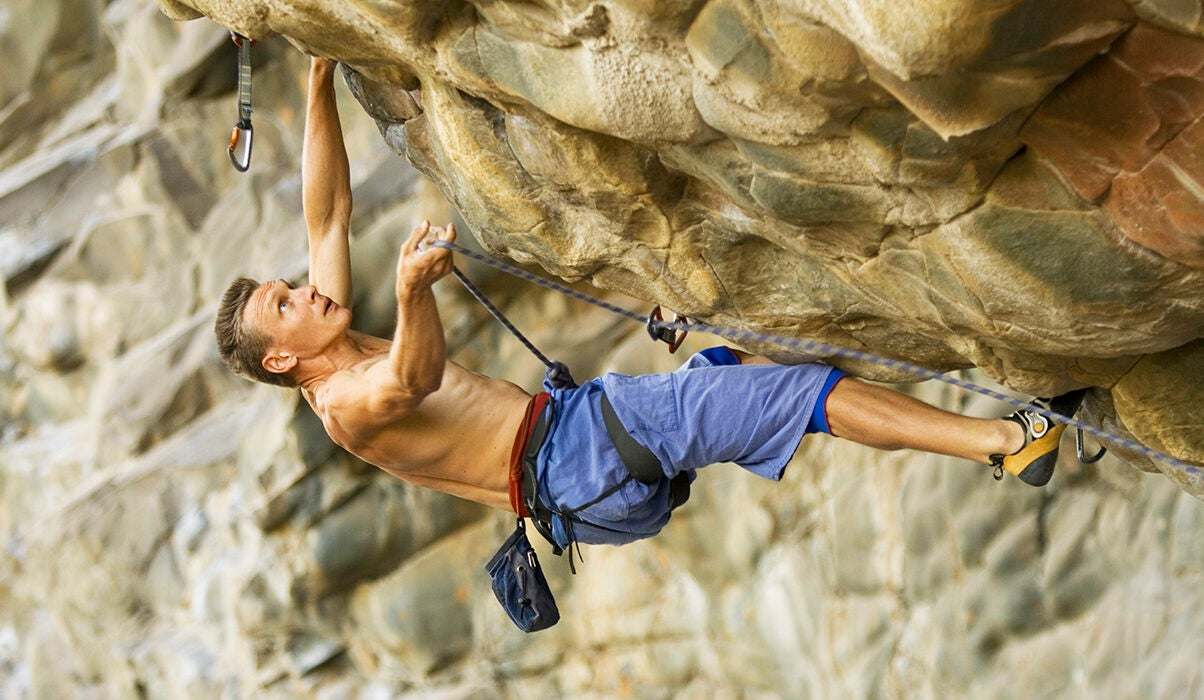
#> input picture rock_climbing.jpg, 1204 x 700 px, given in place of the camera
$ python colorDetection.py
#> lines starting #> are read from the running program, lines starting #| are printed output that depends on the picture; after the words box and inside, x2 and y2 are one past the last pixel; in counts of white or black regions, pixels touching at a corner belong together
import cv2
import numpy as np
cap=cv2.VideoCapture(0)

while True:

    ret,frame=cap.read()
#> frame is the input picture: shape (700, 1204, 3); mean B, G, R 110.9, 143.6, 159.2
    hsv_frame=cv2.cvtColor(frame,cv2.COLOR_BGR2HSV)
#> hsv_frame: shape (700, 1204, 3); mean H, S, V 26.5, 96, 162.1

    # color range
    # RED
    low_red=np.array([161,155,84])
    high_red=np.array([179,255,255])
    red_mask=cv2.inRange(hsv_frame,low_red,high_red)
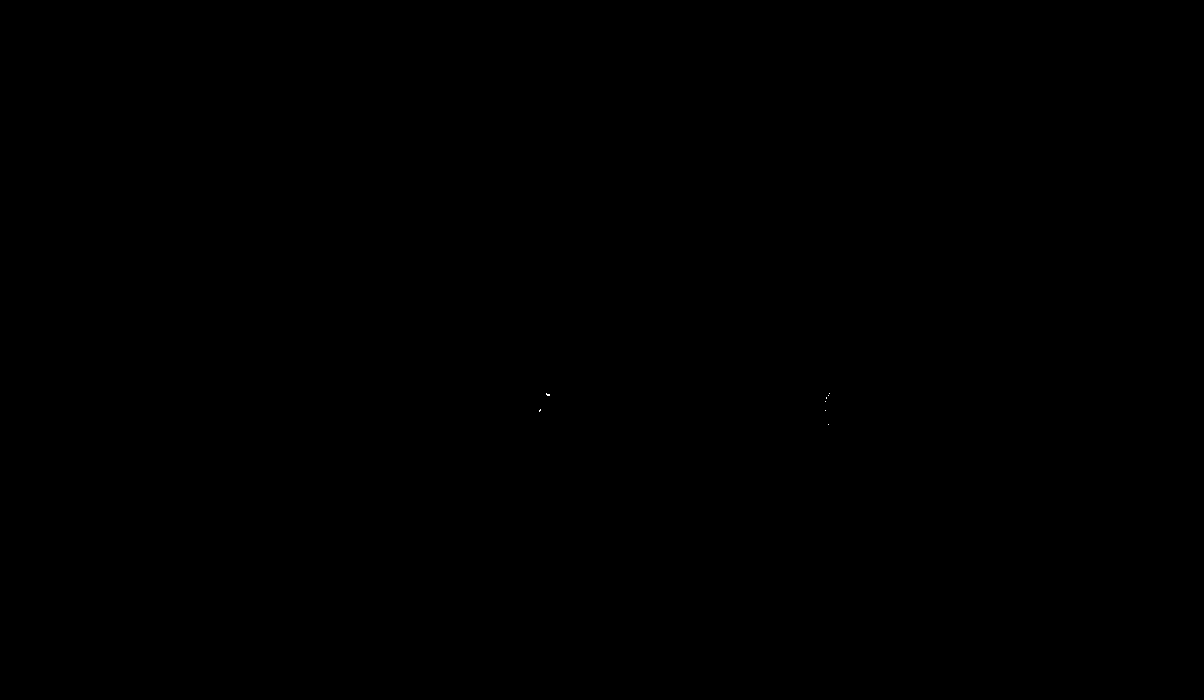
#> red_mask: shape (700, 1204); 0% white in thin lines or dots, all inside (x1, y1, x2, y2) = (539, 393, 830, 425)
    red=cv2.bitwise_and(frame,frame,mask=red_mask)
    # Blue
    low_blue=np.array([94,80,2])
    high_blue=np.array([126,255,255])
    blue_mask=cv2.inRange(hsv_frame,low_blue,high_blue)
#> blue_mask: shape (700, 1204); 3.7% white; 67 white regions (58 under 20 px), largest, box (x1, y1, x2, y2) and area: (534, 364, 846, 549) 28789, (491, 557, 536, 628) 1155, (688, 346, 740, 369) 693
    blue=cv2.bitwise_and(frame,frame,mask=blue_mask)

    # Green
    low_green=np.array([25,52,72])
    high_green=np.array([102,255,255])
    green_mask=cv2.inRange(hsv_frame,low_green,high_green)
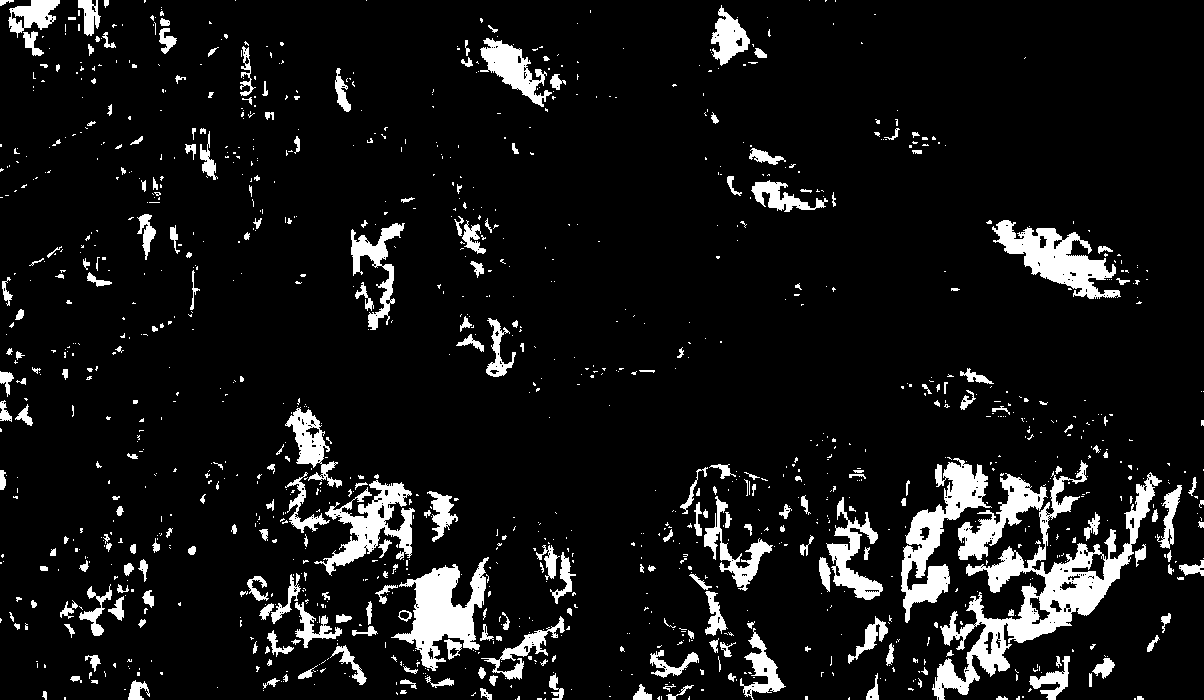
#> green_mask: shape (700, 1204); 8.8% white; 1225 white regions (952 under 20 px), largest, box (x1, y1, x2, y2) and area: (932, 460, 1162, 700) 11277, (901, 458, 992, 623) 4828, (391, 557, 489, 671) 4701
    green=cv2.bitwise_and(frame,frame,mask=green_mask)
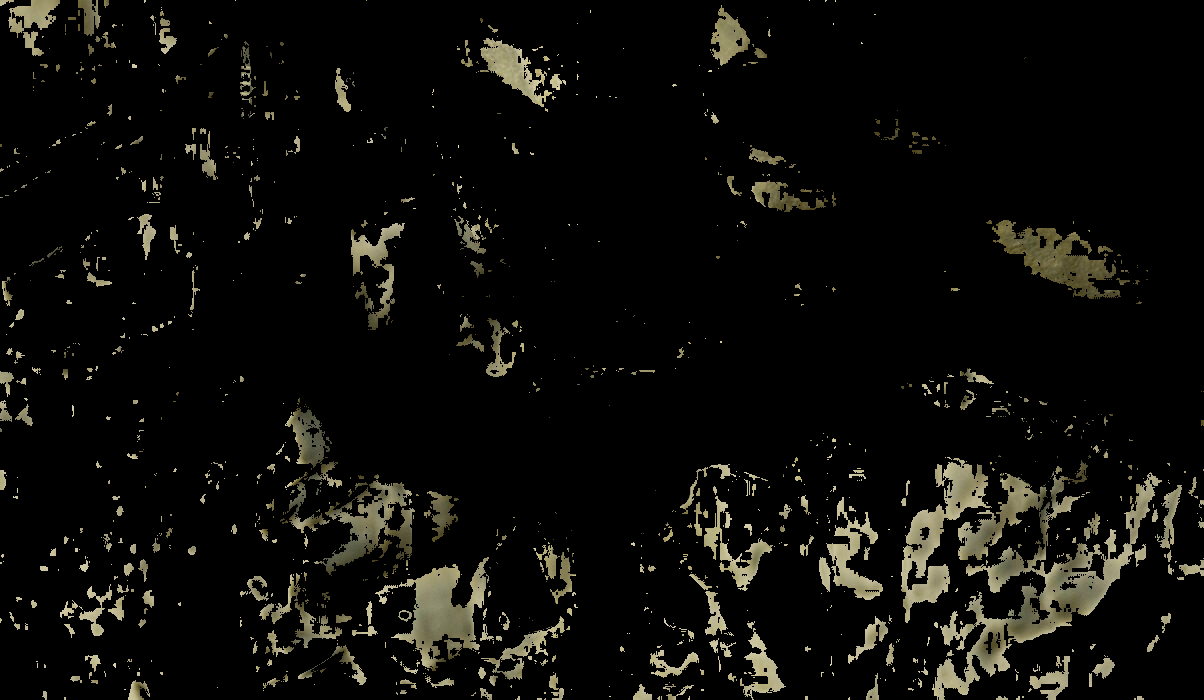
#> green: shape (700, 1204, 3); mean B, G, R 9.5, 12.7, 13.2


    # Every color except white
    low=np.array([0,42,0])
    high=np.array([179,255,255])
    mask=cv2.inRange(hsv_frame,low,high)
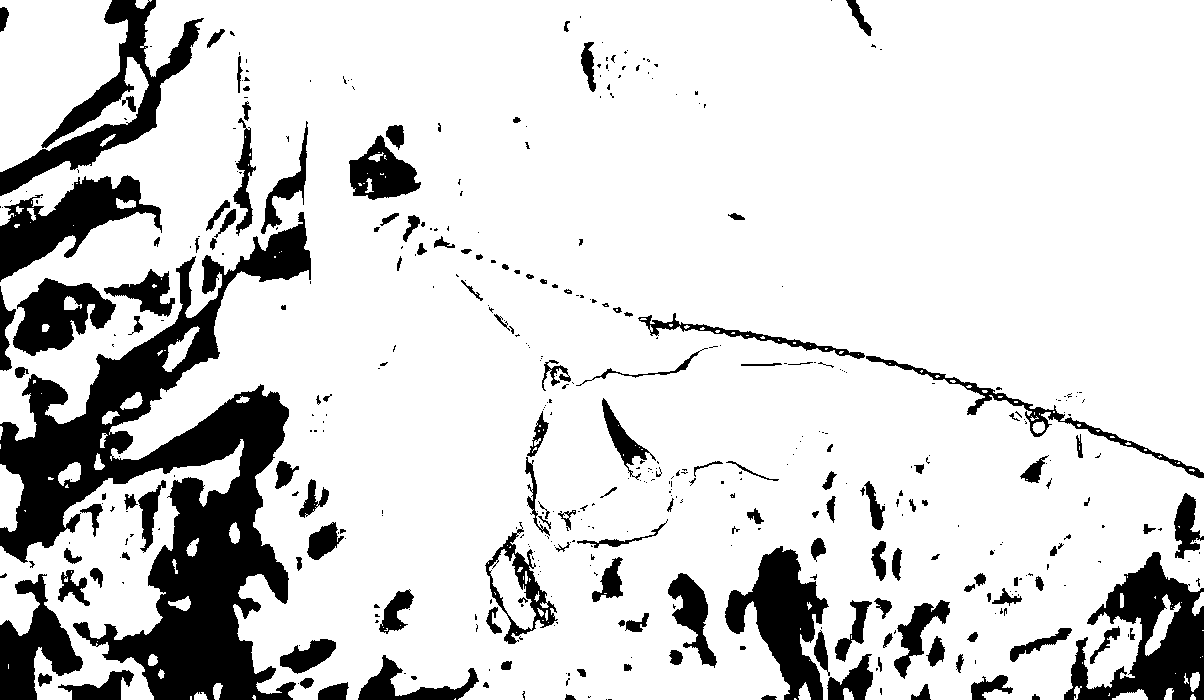
#> mask: shape (700, 1204); 83.6% white; 450 black regions (295 under 20 px), largest, box (x1, y1, x2, y2) and area: (0, 212, 311, 700) 52205, (1064, 552, 1204, 700) 9859, (0, 0, 204, 196) 8845
    result=cv2.bitwise_and(frame,frame,mask=mask)
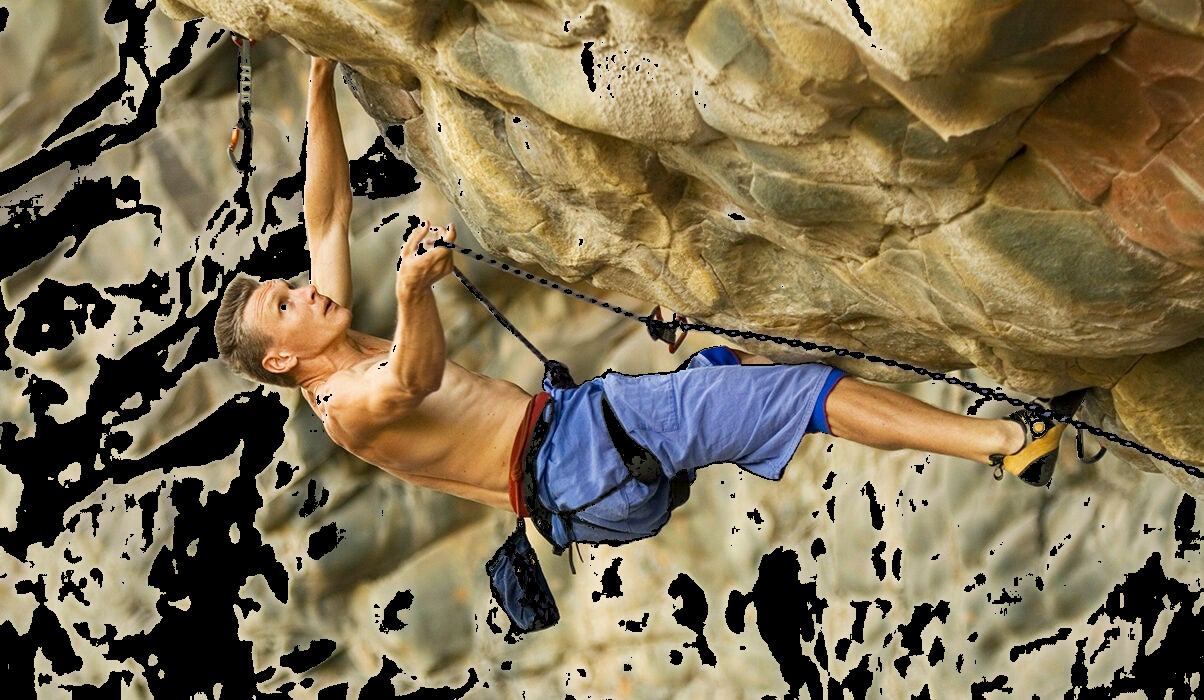
#> result: shape (700, 1204, 3); mean B, G, R 81.4, 111.5, 126.2
    # cv2.imshow("Frame",frame)
    cv2.imshow("Red_mask",green)

    key=cv2.waitKey(1)
#> (key Esc is pressed here)
    if key==27:
        break
